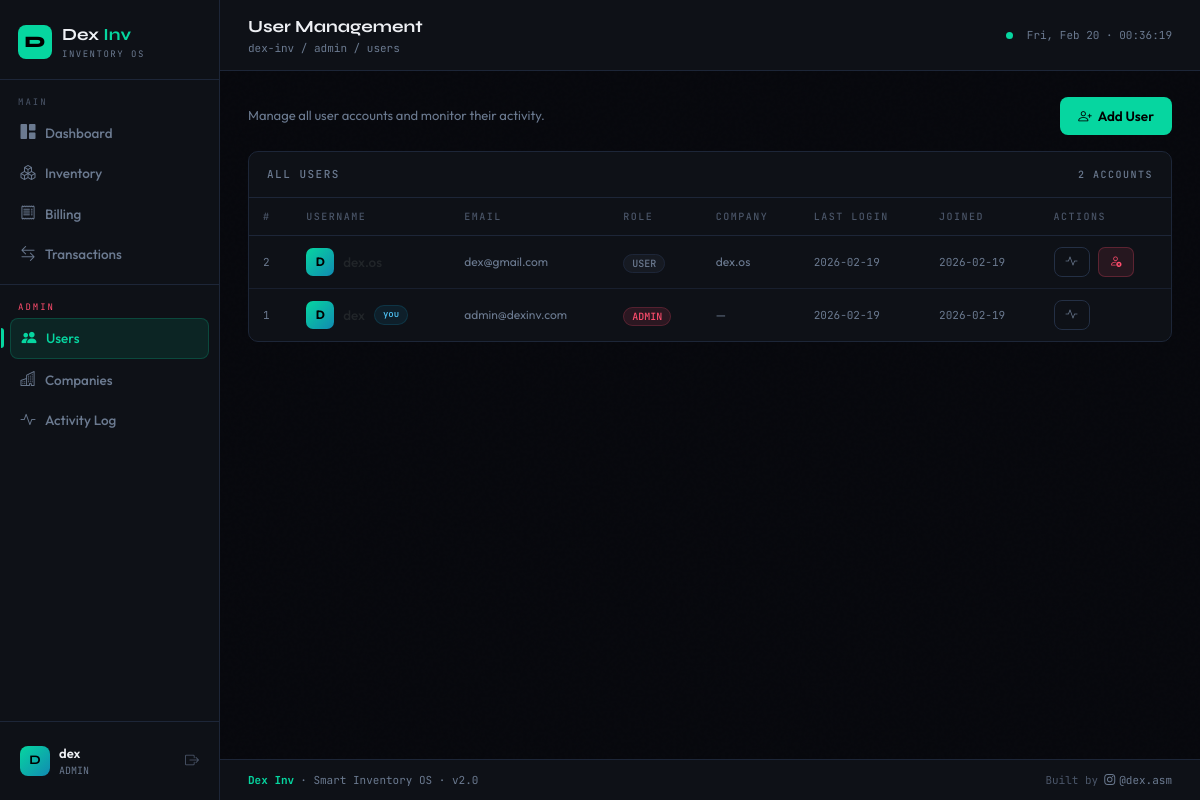
Page /admin/users (signed in) on the committed database.
### tables this page shows
CREATE TABLE users (
            id INTEGER PRIMARY KEY,
            username TEXT UNIQUE NOT NULL,
            password TEXT NOT NULL,
            email TEXT,
            role TEXT DEFAULT 'user',
            company_id INTEGER,
            last_login TEXT,
            created_at TEXT DEFAULT CURRENT_TIMESTAMP,
            FOREIGN KEY(company_id) REFERENCES companies(id)
        );

CREATE TABLE companies (
            id INTEGER PRIMARY KEY,
            name TEXT NOT NULL,
            email TEXT UNIQUE NOT NULL,
            address TEXT,
            city TEXT,
            state TEXT,
            zip TEXT,
            country TEXT DEFAULT 'US',
            created_at TEXT DEFAULT CURRENT_TIMESTAMP
        );

### app.py (the view)
@app.route('/admin/users')
@admin_required
def admin_users():
    conn = get_db()
    users = conn.execute("SELECT u.*, c.name as company_name FROM users u LEFT JOIN companies c ON u.company_id=c.id ORDER BY u.created_at DESC").fetchall()
    companies = conn.execute("SELECT * FROM companies ORDER BY name").fetchall()
    conn.close()
    return render_template('admin_users.html', users=users, companies=companies)

### app.py (called while the page is built)
def get_db():
    conn = sqlite3.connect(DB)
    conn.row_factory = sqlite3.Row
    return conn

def login_required(f):
    @wraps(f)
    def wrap(*a, **kw):
        if 'user' not in session: return redirect(url_for('login'))
        return f(*a, **kw)
    return wrap

def admin_required(f):
    @wraps(f)
    def wrap(*a, **kw):
        if session.get('role') != 'admin': return redirect(url_for('dashboard'))
        return f(*a, **kw)
    return login_required(wrap)

### templates/admin_users.html (shortened to what this page needs)
{% extends 'base.html' %}
{% block pagetitle %}User Management{% endblock %}
{% block breadcrumb %}dex-inv / admin / users{% endblock %}
{% block content %}
<div style="display:flex;align-items:center;justify-content:space-between;margin-bottom:16px;animation:pageIn .3s ease both">
  <p style="color:var(--muted2);font-size:13px;margin:0">Manage all user accounts and monitor their activity.</p>
  <button class="btn-primary-dex" onclick="togglePanel()"><i class="bi bi-person-plus"></i>Add User</button>
</div>
<div class="card" style="animation:pageIn .35s .05s ease both">
  <div class="card-hd">
    <span>All Users</span>
    <span style="color:var(--muted2);font-family:var(--font-mono);font-size:10px">{{ users|length }} accounts</span>
  </div>
  <div style="overflow-x:auto">
    <table class="dtable">
      <thead><tr>
        <th>#</th><th>Username</th><th>Email</th><th>Role</th>
        <th>Company</th><th>Last Login</th><th>Joined</th><th>Actions</th>
      </tr></thead>
      <tbody>
        {% for u in users %}
        <tr>
          <td style="font-family:var(--font-mono);font-size:11px;color:var(--muted2)">{{ u.id }}</td>
          <td>
            <div style="display:flex;align-items:center;gap:9px">
              <div style="width:28px;height:28px;border-radius:7px;background:linear-gradient(135deg,var(--accent),var(--accent2));
                display:flex;align-items:center;justify-content:center;font-size:12px;font-weight:700;color:#000;flex-shrink:0">
                {{ u.username[0].upper() }}
              </div>
              <span style="font-weight:500">{{ u.username }}</span>
              {% if u.id == session.user_id %}<span class="chip chip-blue" style="font-size:9px">you</span>{% endif %}
            </div>
          </td>
          <td style="font-size:12px;color:var(--muted2)">{{ u.email or '—' }}</td>
          <td>
            {% if u.role == 'admin' %}
              <span class="chip chip-red">ADMIN</span>
            {% else %}
              <span class="chip chip-gray">USER</span>
            {% endif %}
          </td>
          <td style="font-size:12px;color:var(--muted2)">{{ u.company_name or '—' }}</td>
          <td style="font-family:var(--font-mono);font-size:11px;color:var(--muted2)">{{ u.last_login[:10] if u.last_login else 'Never' }}</td>
          <td style="font-family:var(--font-mono);font-size:11px;color:var(--muted2)">{{ u.created_at[:10] if u.created_at else '—' }}</td>
          <td>
            <div style="display:flex;gap:8px;align-items:center">
              <a href="/admin/activity?user={{ u.username }}" class="btn-ghost-dex btn-sm-dex" title="View activity">
                <i class="bi bi-activity"></i>
              </a>
              {% if u.id != session.user_id %}
              <form method="POST" action="/admin/users/delete/{{ u.id }}" onsubmit="return confirm('Delete user {{ u.username }}?')">
                <button class="btn-danger-dex" type="submit" title="Delete"><i class="bi bi-person-x"></i></button>
              </form>
              {% endif %}
            </div>
          </td>
        </tr>
        {% endfor %}
      </tbody>
    </table>
  </div>
</div>
{% endblock %}

### templates/base.html (shortened to what this page needs)
<!DOCTYPE html>
<html lang="en">
<head>
  <link href="https://cdn.jsdelivr.net/npm/bootstrap@5.3.0/dist/css/bootstrap.min.css" rel="stylesheet"/>
  <link href="https://cdn.jsdelivr.net/npm/bootstrap-icons@1.11.0/font/bootstrap-icons.css" rel="stylesheet"/>
</head>
<body>
<div class="app-wrap">
<nav id="sidebar">
  <div class="sidebar-logo">
    <div class="logo-mark">D</div>
    <div>
      <div class="logo-text">Dex <span>Inv</span></div>
      <div class="logo-sub">INVENTORY OS</div>
    </div>
  </div>
  <div class="nav-group">
    <div class="nav-group-label">Main</div>
    <a href="/dashboard" class="nav-link {% if request.path=='/dashboard' %}active{% endif %}">
      <i class="bi bi-grid-1x2-fill"></i>Dashboard
    </a>
    <a href="/inventory" class="nav-link {% if '/inventory' in request.path or '/product' in request.path %}active{% endif %}">
      <i class="bi bi-boxes"></i>Inventory
    </a>
    <a href="/invoices" class="nav-link {% if '/invoice' in request.path %}active{% endif %}">
      <i class="bi bi-receipt"></i>Billing
    </a>
    <a href="/transactions" class="nav-link {% if request.path=='/transactions' %}active{% endif %}">
      <i class="bi bi-arrow-left-right"></i>Transactions
    </a>
  </div>
  {% if session.role == 'admin' %}
  <div class="nav-group" style="border-top:1px solid var(--border);padding-top:10px;margin-top:4px;">
    <div class="nav-group-label" style="color:#ff4d6d">Admin</div>
    <a href="/admin/users" class="nav-link {% if request.path=='/admin/users' %}active{% endif %}">
      <i class="bi bi-people-fill"></i>Users
    </a>
    <a href="/admin/companies" class="nav-link {% if request.path=='/admin/companies' %}active{% endif %}">
      <i class="bi bi-buildings"></i>Companies
    </a>
    <a href="/admin/activity" class="nav-link {% if request.path=='/admin/activity' %}active{% endif %}">
      <i class="bi bi-activity"></i>Activity Log
    </a>
  </div>
  {% endif %}
  <div class="sidebar-footer">
    <div class="user-chip">
      <div class="avatar">{{ session.user[0].upper() }}</div>
      <div class="user-info">
        <div class="user-name">{{ session.user }}</div>
        <div class="user-role">{{ session.role }}</div>
      </div>
      <a href="/logout" class="logout-btn" title="Logout"><i class="bi bi-box-arrow-right"></i></a>
    </div>
  </div>
</nav>
<div id="main">
  <div class="topbar">
    <div class="topbar-left">
      <div class="topbar-title">{% block pagetitle %}Dashboard{% endblock %}</div>
      <div class="topbar-path">{% block breadcrumb %}dex-inv / dashboard{% endblock %}</div>
    </div>
    <div class="topbar-right">
      <div class="status-dot" title="System Online"></div>
      <div class="topbar-time" id="clock">—</div>
    </div>
  </div>
  <div class="content page-enter">
    {% block content %}{% endblock %}
  </div>
  <footer class="app-footer">
    <div class="footer-brand"><strong>Dex Inv</strong> · Smart Inventory OS · v2.0</div>
    <div class="footer-credit">
      Built by
      <a href="https://instagram.com/dex.asm" target="_blank">
        <i class="bi bi-instagram"></i>@dex.asm
      </a>
    </div>
  </footer>
</div>
</div>
</body>
</html>

### rows in the picture
users: user "dex", role "ADMIN", id "1", username "D", username "dex", shows "you", email "admin@dexinv.com", company_name "—", last_login "2026-02-19", created_at "2026-02-19"
users: id "2", username "D", username "dex.os", email "dex@gmail.com", role "USER", name "dex.os", last_login "2026-02-19", created_at "2026-02-19"

### other values in the picture
{{ session.user[0].upper() }} "D"
{{ users|length }} "2"
